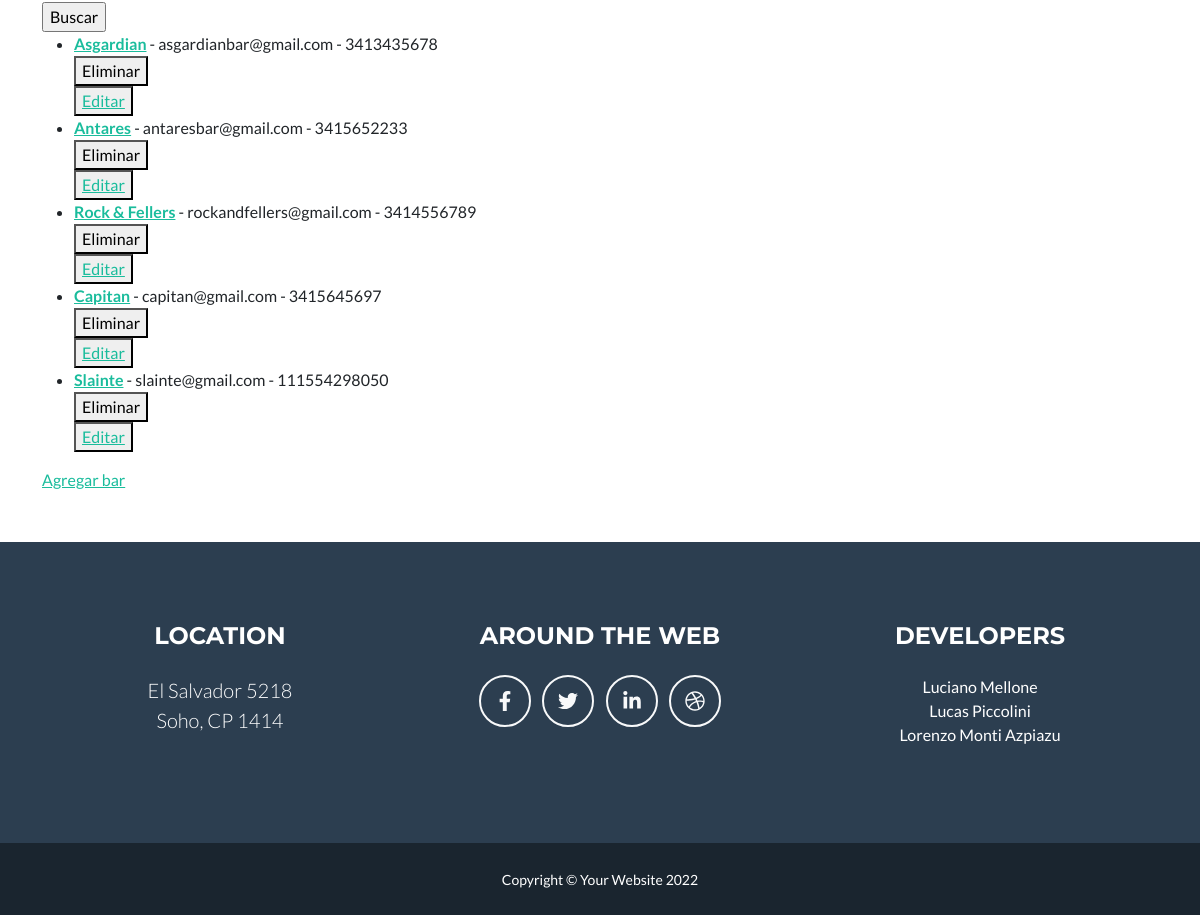
The page /app-bares/bares/ (lower part) on the database as committed earlier.
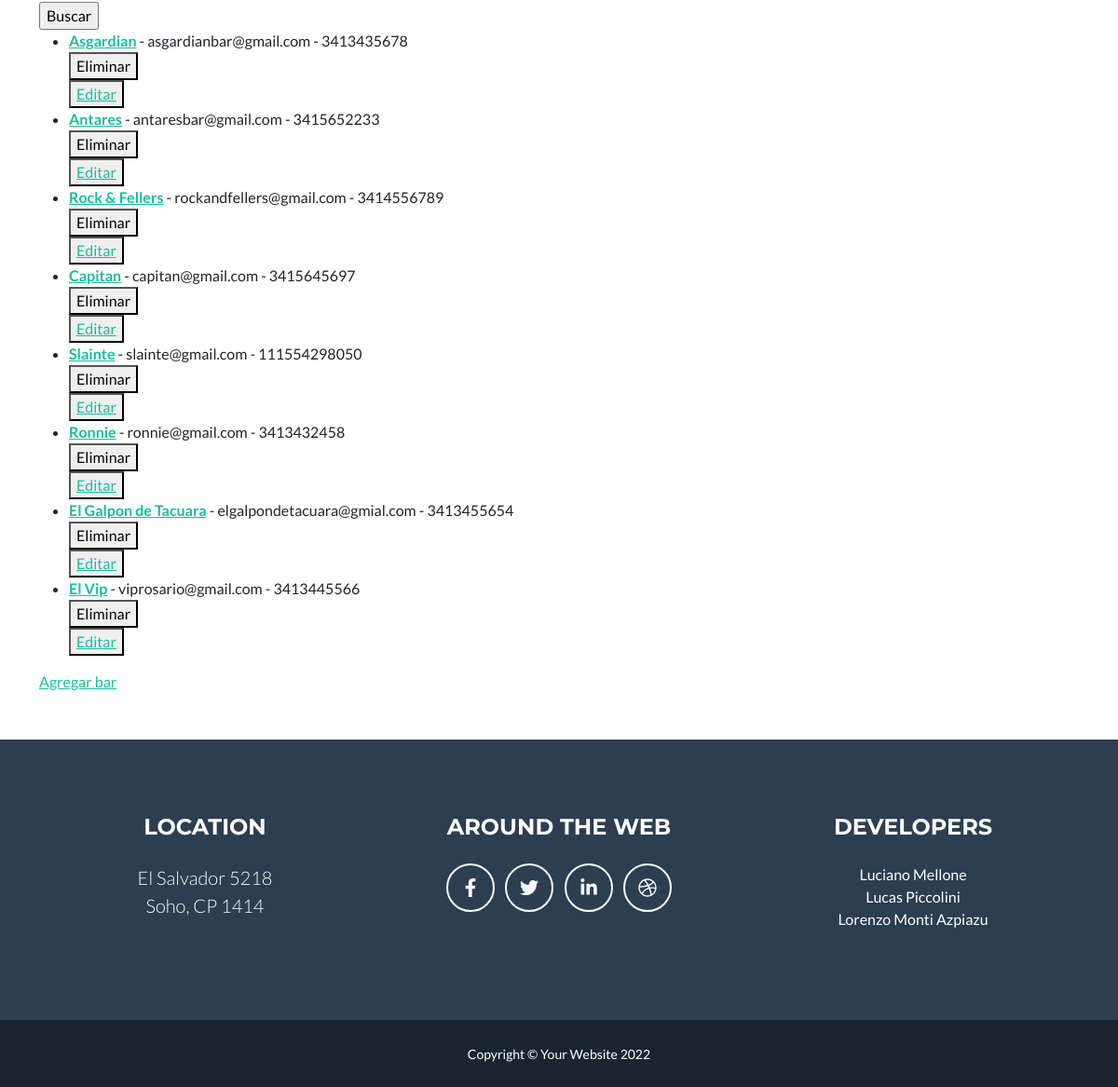
The same page on the database as committed later.
### Bares/models.py (models this page shows, shortened)
class Bares(models.Model):
    nombre = models.CharField(max_length = 100)
    email = models.EmailField()
    telefono = models.IntegerField()

### Bares/views.py (the view)
# urls.py: path('bares/', BaresList.as_view(), name="Bares"),
class BaresList(ListView):
    model = Bares
    template_name = 'bares.html'
    context_object_name = "listabares"

### Bares/Templates/Bares.html (shortened to what this page needs)
{% extends 'padre.html' %}
{% load static %}
{% block contenidoQueCambia %}
    <form action="{% url 'buscar_bar' %}" method="GET">{% csrf_token %}
        <input type="submit" value="Buscar">
    </form>
    <ul>
        {% for bar in listabares %}
            <li><strong><a href="{% url 'detalle_bares' bar.id %}">{{bar.nombre}}</a></strong> - {{bar.email}} - {{bar.telefono}}</li>
            <form action="{% url 'eliminaBar' bar.id %}" method="POST">{% csrf_token %}
                <button type="submit"> Eliminar </button>
            </form>
            <button>
                <a href="{% url 'bar_update' bar.id %}">Editar</a>
            </button>
        {% endfor %}
    </ul>
    <p><a href="{% url 'bar_create' %}">Agregar bar</a></p>
{% endblock contenidoQueCambia %}

Rows that differ between the two databases and show on the page:
added Bares: nombre "Ronnie", email "ronnie@gmail.com", telefono "3413432458"
added Bares: nombre "El Galpon de Tacuara", email "elgalpondetacuara@gmial.com", telefono "3413455654"
added Bares: nombre "El Vip", email "viprosario@gmail.com", telefono "3413445566"
